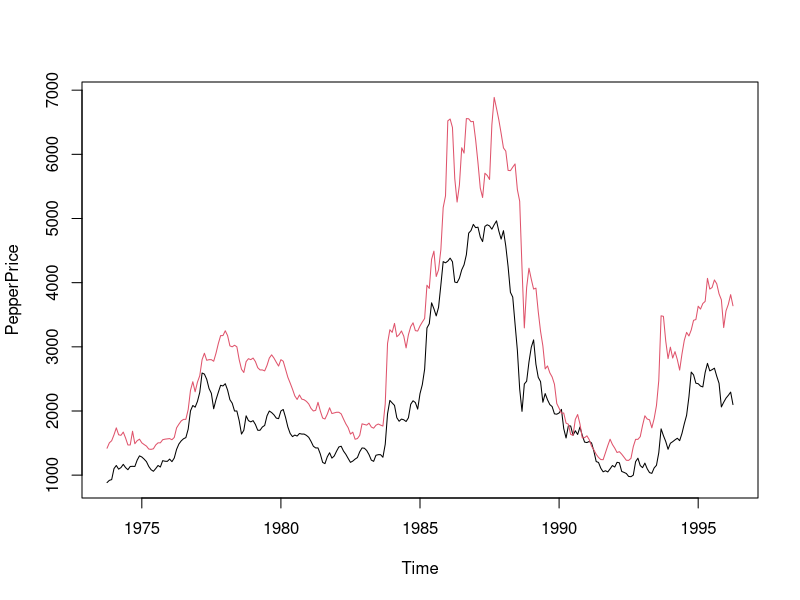

The R script that drew this image:
library(AER)


### Name: PepperPrice
### Title: Black and White Pepper Prices
### Aliases: PepperPrice
### Keywords: datasets

### ** Examples

## data
data("PepperPrice")
plot(PepperPrice, plot.type = "single", col = 1:2)

## package
library("tseries")
library("urca")

## unit root tests
adf.test(log(PepperPrice[, "white"]))
adf.test(diff(log(PepperPrice[, "white"])))
pp.test(log(PepperPrice[, "white"]), type = "Z(t_alpha)")
pepper_ers <- ur.ers(log(PepperPrice[, "white"]),
  type = "DF-GLS", model = "const", lag.max = 4)
summary(pepper_ers)

## stationarity tests
kpss.test(log(PepperPrice[, "white"]))

## cointegration
po.test(log(PepperPrice))
pepper_jo <- ca.jo(log(PepperPrice), ecdet = "const", type = "trace")
summary(pepper_jo)
pepper_jo2 <- ca.jo(log(PepperPrice), ecdet = "const", type = "eigen")
summary(pepper_jo2)
